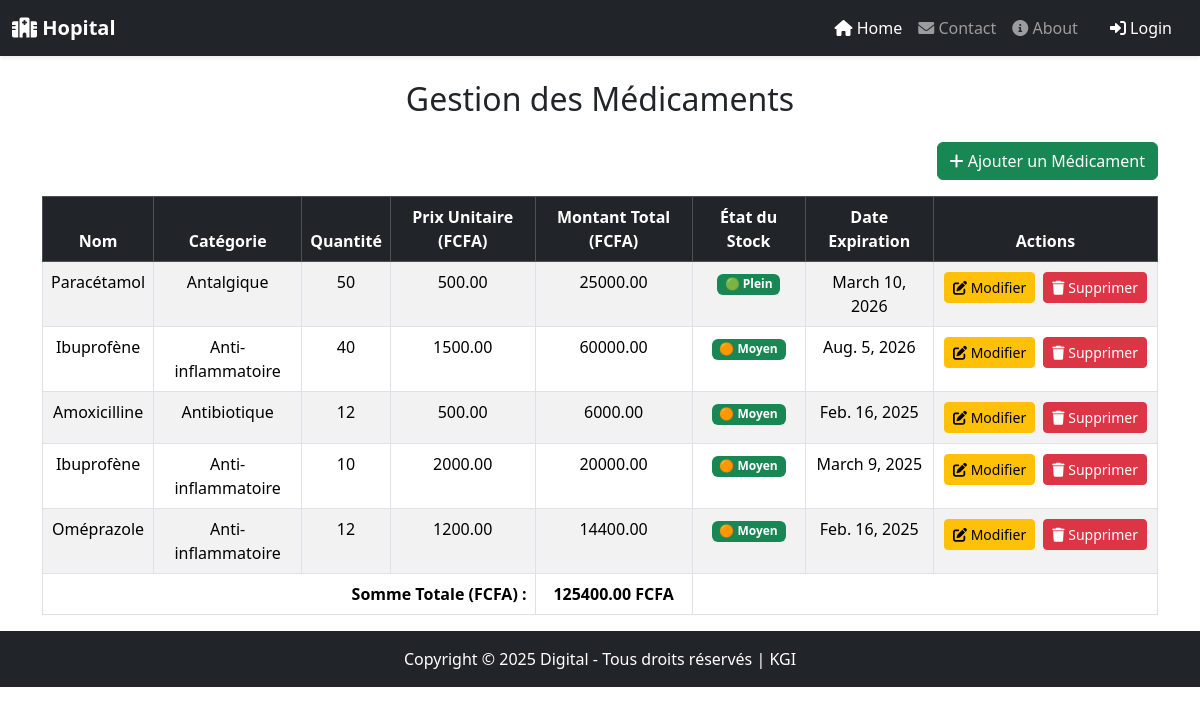
Screenshot of /view_medicament/ with the database file from the repository.
### hopital/models.py (models this page shows, shortened)
class Medicament(models.Model):
    nom = models.CharField(max_length=100)
    description = models.TextField(null=True, blank=True)
    categorie = models.CharField(max_length=100, choices=[
        ('antibiotique', 'Antibiotique'),
        ('antalgique', 'Antalgique'),
        ('anti-inflammatoire', 'Anti-inflammatoire'),
        ('vitamines', 'Vitamines'),
        ('autres', 'Autres')
    ])
    quantite_stock = models.PositiveIntegerField()
    prix = models.DecimalField(max_digits=10, decimal_places=2)
    date_expiration = models.DateField()
    def montant_total_stock(self):
        return self.quantite_stock * self.prix
    def etat_stock(self):
        if self.quantite_stock == 0:
            return "⚠️ Rupture de stock"
        elif self.quantite_stock < 10:
            return "🔴 Faible"
        elif self.quantite_stock < 50:
            return "🟠 Moyen"
        else:
            return "🟢 Plein"

### hopital/views.py (the view)
# urls.py: path('view_medicament/', view_medicament, name='view_medicament'),
def view_medicament(request):
    medicaments = Medicament.objects.all()
    return render(request, 'view_medicament.html', {'medicaments': medicaments})

### hopital/templates/view_medicament.html (shortened to what this page needs)
{% include "base.html" %}
{% include "navigation.html" %}
{% block content %}
<div class="container mt-4">
    <h2 class="text-center mb-4">Gestion des Médicaments</h2>
    <div class="text-end mb-3">
        <a href="{% url 'add_medicament' %}" class="btn btn-success">
            <i class="fas fa-plus"></i> Ajouter un Médicament
        </a>
    </div>
    <div class="table-responsive">
        <table id="example" class="table table-striped table-bordered table-hover text-center">
            <thead class="table-dark">
                <tr>
                    <th>Nom</th>
                    <th>Catégorie</th>
                    <th>Quantité</th>
                    <th>Prix Unitaire (FCFA)</th>
                    <th>Montant Total (FCFA)</th>
                    <th>État du Stock</th>
                    <th>Date Expiration</th>
                    <th>Actions</th>
                </tr>
            </thead>
            <tbody>
                {% for medicament in medicaments %}
                <tr>
                    <td>{{ medicament.nom }}</td>
                    <td>{{ medicament.get_categorie_display }}</td>
                    <td>{{ medicament.quantite_stock }}</td>
                    <td>{{ medicament.prix|floatformat:2 }}</td>
                    <td class="montant_total">{{ medicament.montant_total_stock|floatformat:2 }}</td>
                    <td>
                        {% if medicament.etat_stock == "Rupture de stock" %}
                            <span class="badge bg-danger">{{ medicament.etat_stock }}</span>
                        {% elif medicament.etat_stock == "Stock insuffisant" %}
                            <span class="badge bg-warning">{{ medicament.etat_stock }}</span>
                        {% elif medicament.etat_stock == "Stock moyen" %}
                            <span class="badge bg-info">{{ medicament.etat_stock }}</span>
                        {% else %}
                            <span class="badge bg-success">{{ medicament.etat_stock }}</span>
                        {% endif %}
                    </td>
                    <td {% if medicament.est_proche_expiration %}class="bg-warning"{% endif %}>
                        {{ medicament.date_expiration }}
                    </td>
                    <td class="actions">
                        <a href="{% url 'update_medicament' medicament.id %}" class="btn btn-warning btn-sm">
                            <i class="fas fa-edit"></i> Modifier
                        </a>
                        <a href="{% url 'delete_medicament' medicament.id %}" class="btn btn-danger btn-sm"
                           onclick="return confirm('Êtes-vous sûr de vouloir supprimer ce médicament ?');">
                            <i class="fas fa-trash"></i> Supprimer
                        </a>
                    </td>
                </tr>
                {% empty %}
                <tr>
                    <td colspan="8" class="text-center text-muted">Aucun médicament trouvé</td>
                </tr>
                {% endfor %}
            </tbody>
            <tfoot>
                <tr>
                    <td colspan="4" class="text-end fw-bold">Somme Totale (FCFA) :</td>
                    <td id="somme_totale" class="fw-bold">0</td>
                    <td colspan="3"></td>
                </tr>
            </tfoot>
        </table>
    </div>
</div>
{% endblock content %}
{% include "footer.html" %}

### static/css/mystyle.css (style rules this page uses)
.actions { white-space: nowrap; }

### hopital/templates/view_medicament.html (style rules this page uses)
.actions { white-space: nowrap; }
.btn-sm { margin: 2px; }

### rows the page displays
Medicament: nom "Paracétamol", categorie "Antalgique", quantite_stock "50", prix "500.00", montant_total_stock "25000.00", etat_stock "🟢 Plein", date_expiration "March 10, 2026"
Medicament: nom "Ibuprofène", categorie "Anti-inflammatoire", quantite_stock "40", prix "1500.00", montant_total_stock "60000.00", etat_stock "🟠 Moyen", date_expiration "Aug. 5, 2026"
Medicament: nom "Amoxicilline", categorie "Antibiotique", quantite_stock "12", prix "500.00", montant_total_stock "6000.00", etat_stock "🟠 Moyen", date_expiration "Feb. 16, 2025"
Medicament: nom "Ibuprofène", categorie "Anti-inflammatoire", quantite_stock "10", prix "2000.00", montant_total_stock "20000.00", etat_stock "🟠 Moyen", date_expiration "March 9, 2025"
Medicament: nom "Oméprazole", categorie "Anti-inflammatoire", quantite_stock "12", prix "1200.00", montant_total_stock "14400.00", etat_stock "🟠 Moyen", date_expiration "Feb. 16, 2025"
